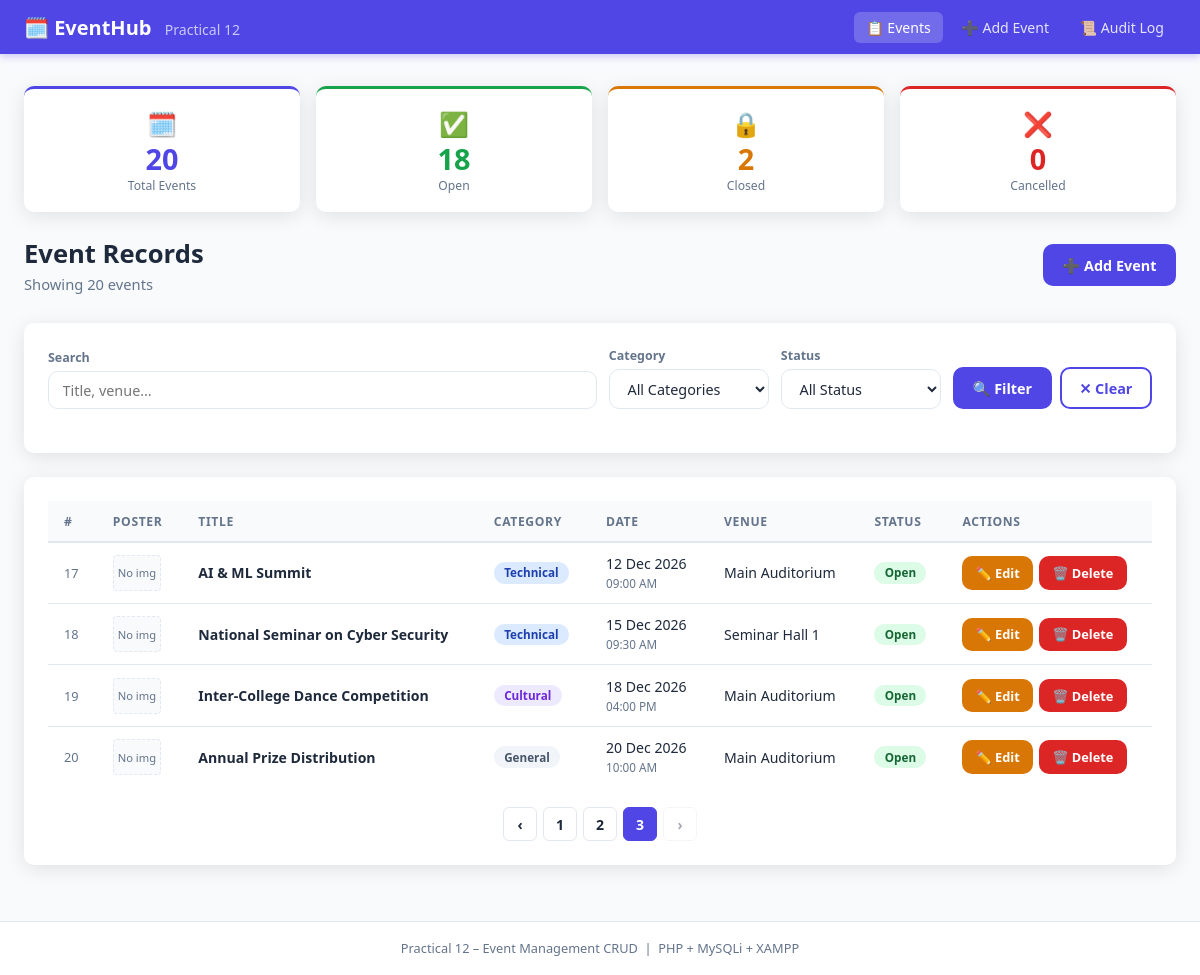
/?page=3, run on the app's committed database.
### tables this page shows
CREATE TABLE events (
    id           INT UNSIGNED  NOT NULL AUTO_INCREMENT,
    title        VARCHAR(200)  NOT NULL,
    description  TEXT          NOT NULL,
    category     VARCHAR(80)   NOT NULL DEFAULT 'General',
    venue        VARCHAR(200)  NOT NULL DEFAULT '',
    event_date   DATE          NOT NULL,
    event_time   TIME          NULL,
    status       ENUM('open','closed','cancelled') NOT NULL DEFAULT 'open',
    poster       VARCHAR(255)  NULL DEFAULT NULL,    
    created_at   TIMESTAMP     NOT NULL DEFAULT CURRENT_TIMESTAMP,
    updated_at   TIMESTAMP     NOT NULL DEFAULT CURRENT_TIMESTAMP ON UPDATE CURRENT_TIMESTAMP,
    PRIMARY KEY (id),
    INDEX idx_category   (category),
    INDEX idx_status     (status),
    INDEX idx_event_date (event_date)
);

### index.php (the view, shortened to what this page needs)
<?php
$db = get_db();
$search   = trim($_GET['search']   ?? '');
$page     = max(1, intval($_GET['page'] ?? 1));
$offset   = ($page - 1) * PER_PAGE;
$where = []; $params = []; $types = '';
$whereSQL = $where ? 'WHERE '.implode(' AND ', $where) : '';
$cStmt = $db->prepare("SELECT COUNT(*) AS cnt FROM events $whereSQL");
$cStmt->execute();
$total      = $cStmt->get_result()->fetch_assoc()['cnt'];
$totalPages = (int)ceil($total / PER_PAGE);
$lStmt = $db->prepare("SELECT * FROM events $whereSQL ORDER BY event_date ASC, id DESC LIMIT ? OFFSET ?");
$lStmt->bind_param($types.'ii', ...[...$params, PER_PAGE, $offset]);
$lStmt->execute();
$events = $lStmt->get_result()->fetch_all(MYSQLI_ASSOC);
$stats = $db->query("SELECT
    COUNT(*) AS total,
    SUM(status='open') AS open_cnt,
    SUM(status='closed') AS closed_cnt,
    SUM(status='cancelled') AS cancelled_cnt
  FROM events")->fetch_assoc();
function qstr(array $ov = []): string {
    $base = ['search','category','status','page'];
    $qs = [];
    foreach ($base as $k) { $v = $ov[$k] ?? ($_GET[$k] ?? ''); if ($v !== '') $qs[$k] = $v; }
    foreach ($ov as $k => $v) { if ($v === '') unset($qs[$k]); else $qs[$k] = $v; }
    return $qs ? '?'.http_build_query($qs) : '?';
}
function catBadge(string $c): string {
    return ['Technical'=>'badge-blue','Cultural'=>'badge-purple','Sports'=>'badge-green',
            'Academic'=>'badge-teal','Workshop'=>'badge-orange','Networking'=>'badge-yellow',
            'General'=>'badge-gray'][$c] ?? 'badge-gray';
}
function statusBadge(string $s): string {
    return ['open'=>'badge-green','closed'=>'badge-yellow','cancelled'=>'badge-red'][$s] ?? 'badge-gray';
}
?>
<!DOCTYPE html>
<html lang="en">
<head>
  <link rel="stylesheet" href="style.css">
</head>
<body>
<header>
  <nav class="navbar">
    <a href="index.php" class="logo">🗓️ EventHub <span>Practical 12</span></a>
    <ul class="nav-links">
      <li><a href="index.php" class="active">📋 Events</a></li>
      <li><a href="add.php">➕ Add Event</a></li>
      <li><a href="audit.php">📜 Audit Log</a></li>
    </ul>
  </nav>
</header>
<main>
  <div class="stats-grid">
    <div class="stat-card">
      <div class="stat-icon">🗓️</div>
      <div class="stat-value"><?= $stats['total'] ?></div>
      <div class="stat-label">Total Events</div>
    </div>
    <div class="stat-card green">
      <div class="stat-icon">✅</div>
      <div class="stat-value"><?= $stats['open_cnt'] ?></div>
      <div class="stat-label">Open</div>
    </div>
    <div class="stat-card warn">
      <div class="stat-icon">🔒</div>
      <div class="stat-value"><?= $stats['closed_cnt'] ?></div>
      <div class="stat-label">Closed</div>
    </div>
    <div class="stat-card red">
      <div class="stat-icon">❌</div>
      <div class="stat-value"><?= $stats['cancelled_cnt'] ?></div>
      <div class="stat-label">Cancelled</div>
    </div>
  </div>
  <div class="page-header">
    <div>
      <h1>Event Records</h1>
      <p>Showing <?= $total ?> event<?= $total != 1 ? 's' : '' ?></p>
    </div>
    <a href="add.php" class="btn btn-primary">➕ Add Event</a>
  </div>
  <div class="card">
    <form method="GET">
      <div class="filter-bar">
        <div class="fg" style="flex:1;min-width:200px">
          <label>Search</label>
          <input type="text" name="search" placeholder="Title, venue…"
                 value="<?= htmlspecialchars($search) ?>">
        </div>
        <div class="fg">
          <label>Category</label>
          <select name="category">
            <option value="">All Categories</option>
          </select>
        </div>
        <div class="fg">
          <label>Status</label>
          <select name="status">
            <option value="">All Status</option>
          </select>
        </div>
        <div class="fg" style="flex-direction:row;gap:.5rem;align-items:flex-end">
          <button type="submit" class="btn btn-primary">🔍 Filter</button>
          <a href="index.php" class="btn btn-outline">✕ Clear</a>
        </div>
      </div>
    </form>
  </div>
  <div class="card">
    <div class="table-wrap">
      <table>
        <thead>
          <tr>
            <th>#</th>
            <th>Poster</th>
            <th>Title</th>
            <th>Category</th>
            <th>Date</th>
            <th>Venue</th>
            <th>Status</th>
            <th>Actions</th>
          </tr>
        </thead>
        <tbody>
          <?php if (empty($events)): ?>
          <tr><td colspan="8" style="text-align:center;padding:2rem;color:var(--muted)">
            No events found. <a href="index.php">Clear filters</a> or <a href="add.php">add an event</a>.
          </td></tr>
          <?php else: foreach ($events as $i => $e): ?>
          <tr>
            <td style="color:var(--muted);font-size:.8rem"><?= $offset+$i+1 ?></td>
            <td>
              <?php if ($e['poster']): ?>
                <img src="<?= UPLOAD_URL . htmlspecialchars($e['poster']) ?>"
                     alt="Poster" class="poster-thumb">
              <?php else: ?>
                <div class="no-poster">No img</div>
              <?php endif; ?>
            </td>
            <td><strong><?= htmlspecialchars($e['title']) ?></strong></td>
            <td><span class="badge <?= catBadge($e['category']) ?>"><?= htmlspecialchars($e['category']) ?></span></td>
            <td><?= date('d M Y', strtotime($e['event_date'])) ?>
                <?php if ($e['event_time']): ?>
                  <br><small style="color:var(--muted)"><?= date('h:i A', strtotime($e['event_time'])) ?></small>
                <?php endif; ?>
            </td>
            <td><?= htmlspecialchars($e['venue']) ?></td>
            <td><span class="badge <?= statusBadge($e['status']) ?>"><?= ucfirst($e['status']) ?></span></td>
            <td>
              <div class="action-group">
                <a href="edit.php?id=<?= $e['id'] ?>" class="btn btn-warning btn-sm">✏️ Edit</a>
                <button class="btn btn-danger btn-sm"
                  onclick="confirmDel(<?= $e['id'] ?>,'<?= htmlspecialchars(addslashes($e['title']),ENT_QUOTES) ?>')">
                  🗑️ Delete
                </button>
              </div>
            </td>
          </tr>
          <?php endforeach; endif; ?>
        </tbody>
      </table>
    </div>
    <?php if ($totalPages > 1): ?>
    <nav class="pagination">
      <a href="<?= qstr(['page'=>$page-1]) ?>" class="<?= $page<=1?'disabled':'' ?>">‹</a>
      <?php for ($p=max(1,$page-2); $p<=min($totalPages,$page+2); $p++): ?>
        <a href="<?= qstr(['page'=>$p]) ?>" class="<?= $p===$page?'active':'' ?>"><?= $p ?></a>
      <?php endfor; ?>
      <a href="<?= qstr(['page'=>$page+1]) ?>" class="<?= $page>=$totalPages?'disabled':'' ?>">›</a>
    </nav>
    <?php endif; ?>
  </div>
</main>
<footer class="site-footer">Practical 12 – Event Management CRUD &nbsp;|&nbsp; PHP + MySQLi + XAMPP</footer>
</body>
</html>

### data on the page
events: i "17", shows "No img", title "AI & ML Summit", category "Technical", event_date "12 Dec 2026", event_time "09:00 AM", venue "Main Auditorium", status "Open"
events: i "18", shows "No img", title "National Seminar on Cyber Security", category "Technical", event_date "15 Dec 2026", event_time "09:30 AM", venue "Seminar Hall 1", status "Open"
events: i "19", shows "No img", title "Inter-College Dance Competition", category "Cultural", event_date "18 Dec 2026", event_time "04:00 PM", venue "Main Auditorium", status "Open"
events: i "20", shows "No img", title "Annual Prize Distribution", category "General", event_date "20 Dec 2026", event_time "10:00 AM", venue "Main Auditorium", status "Open"

### other printed values
$stats['total'] "20"
$stats['open_cnt'] "18"
$stats['closed_cnt'] "2"
$stats['cancelled_cnt'] "0"
$total "20"
